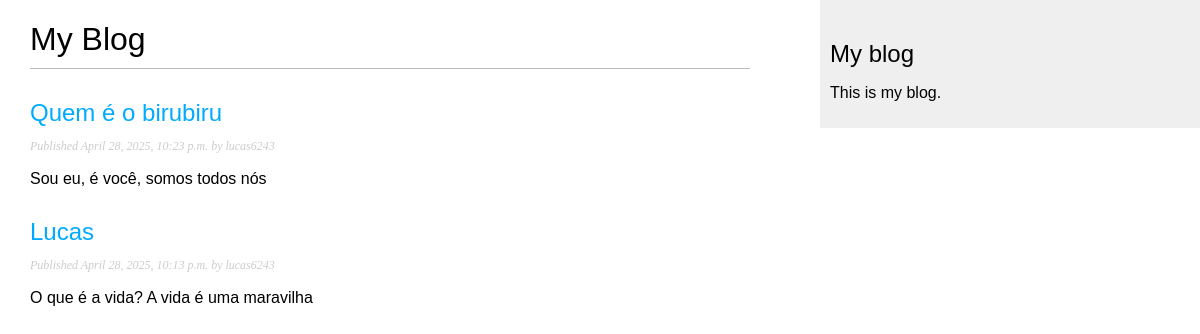
Screenshot of /blog/ with the database file from the repository.
### blog/models.py (models this page shows, shortened)
class Post(models.Model):
    class Status(models.TextChoices):
        DRAFT = 'DF', 'Draft'
        PUBLISHED = 'PB', 'Published'
    title = models.CharField(max_length=250, unique_for_date='publish')
    slug = models.SlugField(max_length=250)
    author = models.ForeignKey(
        settings.AUTH_USER_MODEL,
        on_delete=models.CASCADE,
        related_name='blog_posts'
    )
    body = models.TextField()
    publish = models.DateTimeField(default=timezone.now)
    created = models.DateTimeField(auto_now_add=True)
    updated = models.DateTimeField(auto_now=True)
    status = models.CharField(
        max_length=2,
        choices=Status,
        default=Status.DRAFT
    )
    objects = models.Manager() # The default manager.
    published = PublishedManager() # Our custom manager.
    class Meta:
            ordering = ['-publish']
            indexes = [
            models.Index(fields=['-publish']),
        ]
    def get_absolute_url(self):
        return reverse(
            'blog:post_detail',
            args=[self.publish.year,
                self.publish.month,
                self.publish.day,
                self.slug]
        )

### blog/views.py (the view)
# urls.py: path('', views.post_list, name='post_list'),
def post_list(request):
    post_list = Post.published.all()
    paginator = Paginator(post_list, 3)
    page_number = request.GET.get('page', 1)
    posts = paginator.page(page_number)
    return render(
        request,
        'blog/post/list.html',
        {'posts': posts}
    )

### blog/models.py (called while the page is built)
    def get_queryset(self):
        return (
    super().get_queryset().filter(status=Post.Status.PUBLISHED)
        )

### blog/templates/blog/post/list.html (shortened to what this page needs)
{% extends "blog/base.html" %}
{% block content %}
  <h1>My Blog</h1>
  {% for post in posts %}
    <h2>
      <a href="{{ post.get_absolute_url }}">
        {{ post.title }}
      </a>
    </h2>
    <p class="date">
          Published {{ post.publish }} by {{ post.author }}
        </p>
        {{ post.body|truncatewords:30|linebreaks }}
      {% endfor %}
    {% endblock %}

### blog/static/blog/style.css (style rules this page uses)
body { margin:0; padding:0; font-family:helvetica, sans-serif; }
a { color:#00abff; text-decoration:none; }
h1 { font-weight:normal; border-bottom:1px solid #bbb; padding:0 0 10px 0; }
h2 { font-weight:normal; margin:30px 0 0; }
p.date { color:#ccc; font-family: georgia, serif; font-size: 12px; font-style: italic; }

### rows the page displays
Post: title "Quem é o birubiru", publish "April 28, 2025, 10:23 p.m.", author "lucas6243", body "Sou eu, é você, somos todos nós"
Post: title "Lucas", publish "April 28, 2025, 10:13 p.m.", author "lucas6243", body "O que é a vida? A vida é uma maravilha"
